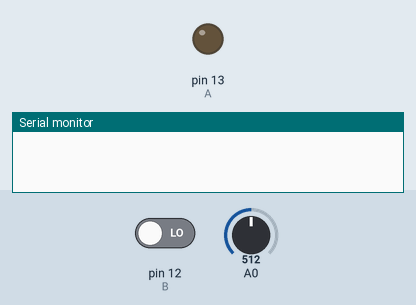
Simulated run of this sketch. Board: Arduino Uno, built with avr-gcc and run on an emulated ATmega328P. Shown: output pins drawn as LEDs (lit = HIGH), the last lines printed to the serial monitor. The inputs (shaded band) are chosen by the test bench; at power-on: pin 12 (B) LOW, A0 = 512.

Above: at 0.0 s.
At 4.1 s:
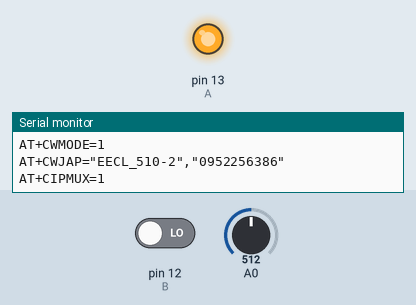
Timing chart, 0 to 5.6 s (numbered marks = the images above):
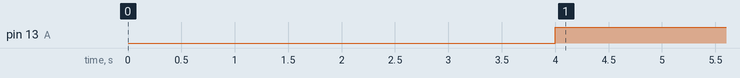

The sketch:

wifi_new2.ino
```cpp
#include <SoftwareSerial.h>       //Software Serial library
#define DEBUG true
String mySSID = "EECL_510-2";       // WiFi SSID
String myPWD = "0952256386"; // WiFi Password
String myAPI = "RIJZQTNUE1RLYEE6";   // API Key
String myHOST = "api.thingspeak.com";
String myPORT = "80";
String myFIELD1 = "field1";
String myFIELD2 = "field2";
int sendVal1;
int sendVal2;
int trig;
char A = 0;
char B = 0;
char C = 0;

void setup()
{
  Serial.begin(9600);
  espData("AT+RST", 1000, DEBUG);                      //Reset the ESP8266 module
  espData("AT+CWMODE=1", 1000, DEBUG);                 //Set the ESP mode as station mode
  espData("AT+CWJAP=\"" + mySSID + "\",\"" + myPWD + "\"", 1000, DEBUG); //Connect to WiFi network
  delay(1000);
}

void loop()
{
  A = 13; B = 12;
  pinMode(A, OUTPUT);
  digitalWrite(A, LOW);
  delayMicroseconds(2);
  digitalWrite(A, HIGH);
  delayMicroseconds(10);
  pinMode(B, INPUT);
  C = pulseIn(B, HIGH, 30000) / 58.0;

  sendVal1 = ((((analogRead(A0) * 50) / 10) - 500) / 10); // Send a random number between 1 and 1000
  sendVal2 = (C);
  //if(C<=1){return 400;} else return C;
  String sendData = "GET /update?api_key=" + myAPI + "&" + myFIELD1 + "=" + String(sendVal1) + "&" +  myFIELD2 + "=" + String(sendVal2);
  espData("AT+CIPMUX=1", 1000, DEBUG);       //Allow multiple connections
  espData("AT+CIPSTART=0,\"TCP\",\"" + myHOST + "\"," + myPORT, 1000, DEBUG);
  espData("AT+CIPSEND=0," + String(sendData.length() + 4), 1000, DEBUG);
  Serial.find(">");
  Serial.println(sendData);
  espData("AT+CIPCLOSE=0", 1000, DEBUG);
  delay(5000);
}

String espData(String command, const int timeout, boolean debug)
{
  String response = "";
  Serial.println(command);
  long int time = millis();
  while ( (time + timeout) > millis())
  {
    while (Serial.available())
    {
      char c = Serial.read();
      response += c;
    }
  }
  return response;
}
```

Measured:
- by itself, pin 13 (A): LOW → HIGH at 4.0 s
